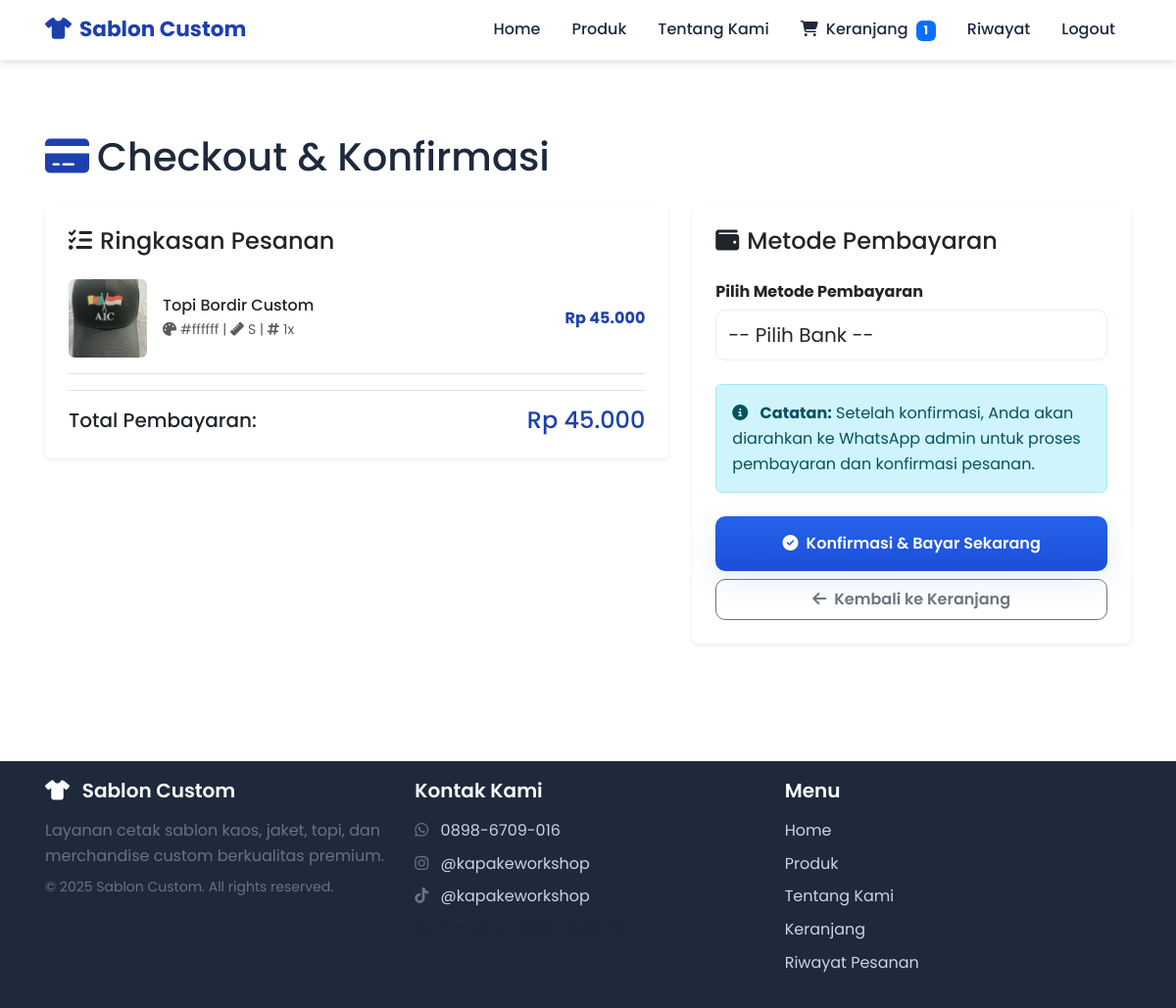
Before: /checkout.php (signed in) with the older database file.
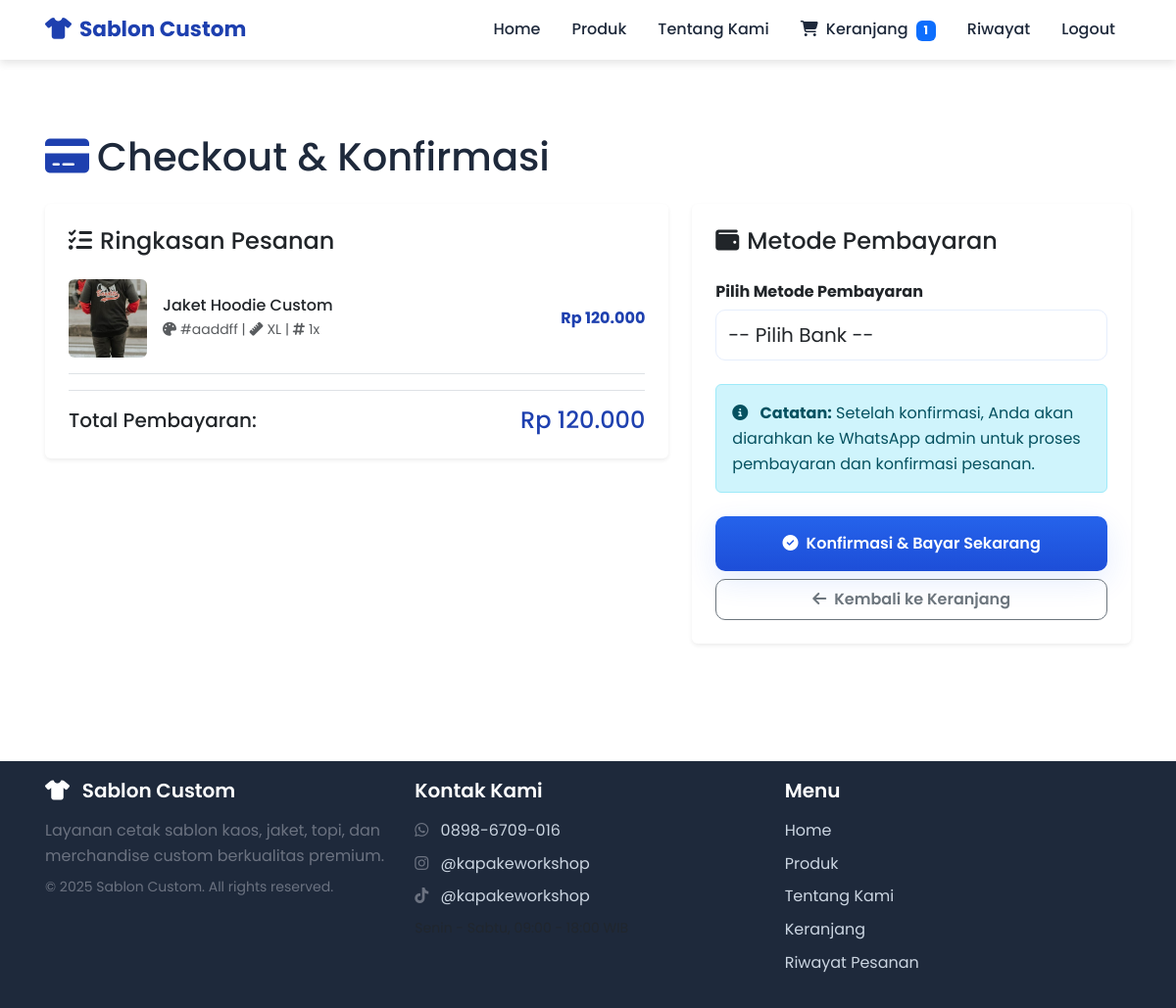
After: the same page with the newer database file.
### tables this page shows
CREATE TABLE `cart` (
  `id` int(11) NOT NULL,
  `id_user` int(11) NOT NULL,
  `id_produk` int(11) NOT NULL,
  `warna` varchar(50) DEFAULT NULL,
  `size` varchar(10) DEFAULT NULL,
  `quantity` int(11) DEFAULT 1,
  `bahan` varchar(100) DEFAULT NULL,
  `ukuran_sablon` varchar(50) DEFAULT NULL,
  `deskripsi` text DEFAULT NULL,
  `gambar` varchar(255) DEFAULT NULL,
  `created_at` timestamp NOT NULL DEFAULT current_timestamp()
);

CREATE TABLE `products` (
  `id` int(11) NOT NULL,
  `nama_produk` varchar(100) NOT NULL,
  `kategori` enum('Kaos Custom','Topi Bordir','Jaket Hoodie','Kemeja Custom') NOT NULL,
  `harga` decimal(12,2) NOT NULL,
  `deskripsi` text DEFAULT NULL,
  `foto` varchar(255) DEFAULT NULL,
  `created_at` timestamp NOT NULL DEFAULT current_timestamp()
);

### includes/functions.php (called while the page is built, shortened)
<?php
require_once __DIR__ . '/config.php';
function esc($s) {
    return htmlspecialchars($s, ENT_QUOTES, 'UTF-8');
}
function format_rupiah($number) {
    return 'Rp ' . number_format($number, 0, ',', '.');
}
function get_user_cart($user_id) {
    global $conn;
    $stmt = $conn->prepare("SELECT c.*, p.nama_produk, p.harga, p.foto FROM cart c JOIN products p ON c.id_produk = p.id WHERE c.id_user = ?");
    $stmt->bind_param('i', $user_id);
    $stmt->execute();
    $res = $stmt->get_result();
    return $res->fetch_all(MYSQLI_ASSOC);
}
function calculate_cart_total($items) {
    $total = 0;
    foreach ($items as $it) {
        $total += $it['harga'] * $it['quantity'];
    }
    return $total;
}
?>

### checkout.php (the view, shortened to what this page needs)
<?php
require_once __DIR__ . '/includes/auth.php';
require_once __DIR__ . '/includes/functions.php';
require_once __DIR__ . '/includes/header.php';
$user_id = $_SESSION['user_id'];
$items = get_user_cart($user_id);
$total = calculate_cart_total($items);
?>
<div class="container">
  <section class="section-padding">
    <h1 class="mb-4" data-aos="fade-up">
      <i class="fa-solid fa-credit-card me-2 text-primary"></i>Checkout & Konfirmasi
    </h1>
    <div class="row g-4">
      <div class="col-lg-7" data-aos="fade-right">
        <div class="card border-0 shadow-sm p-4">
          <h4 class="mb-4"><i class="fa-solid fa-list-check me-2"></i>Ringkasan Pesanan</h4>
          <?php foreach ($items as $index => $it): ?>
            <div class="d-flex align-items-center mb-3 pb-3 border-bottom" data-aos="fade-up" data-aos-delay="<?php echo 50 * $index; ?>">
              <div class="me-3">
                <?php
                  $thumb = !empty($it['foto']) ? 'assets/img/'.$it['foto'] : 'https://via.placeholder.com/80x80?text='.urlencode($it['nama_produk']);
                ?>
                <img src="<?php echo esc($thumb); ?>" alt="<?php echo esc($it['nama_produk']); ?>" class="rounded" style="width:80px;height:80px;object-fit:cover;">
              </div>
              <div class="flex-fill">
                <h6 class="mb-1"><?php echo esc($it['nama_produk']); ?></h6>
                <p class="text-muted small mb-0">
                  <i class="fa-solid fa-palette me-1"></i><?php echo esc($it['warna']); ?> |
                  <i class="fa-solid fa-ruler me-1"></i><?php echo esc($it['size']); ?> |
                  <i class="fa-solid fa-hashtag me-1"></i><?php echo (int)$it['quantity']; ?>x
                </p>
              </div>
              <div class="text-end">
                <strong class="text-primary"><?php echo format_rupiah($it['harga'] * $it['quantity']); ?></strong>
              </div>
            </div>
          <?php endforeach; ?>
          <div class="d-flex justify-content-between align-items-center pt-3 border-top">
            <h5 class="mb-0">Total Pembayaran:</h5>
            <h4 class="mb-0 text-primary"><?php echo format_rupiah($total); ?></h4>
          </div>
        </div>
      </div>
      <div class="col-lg-5" data-aos="fade-left">
        <div class="card border-0 shadow-sm p-4 sticky-top" style="top:90px;">
          <h4 class="mb-4"><i class="fa-solid fa-wallet me-2"></i>Metode Pembayaran</h4>
          <form method="post">
            <div class="mb-4">
              <label class="form-label fw-bold">Pilih Metode Pembayaran</label>
              <select name="metode" class="form-select form-select-lg" required>
                <option value="">-- Pilih Bank --</option>
              </select>
            </div>
            <div class="alert alert-info mb-4">
              <i class="fa-solid fa-circle-info me-2"></i>
              <strong>Catatan:</strong> Setelah konfirmasi, Anda akan diarahkan ke WhatsApp admin untuk proses pembayaran dan konfirmasi pesanan.
            </div>
            <button type="submit" class="btn btn-pay w-100 py-3 mb-2">
              <i class="fa-solid fa-check-circle me-2"></i>Konfirmasi & Bayar Sekarang
            </button>
            <a href="cart.php" class="btn btn-outline-secondary w-100">
              <i class="fa-solid fa-arrow-left me-2"></i>Kembali ke Keranjang
            </a>
          </form>
        </div>
      </div>
    </div>
  </section>
</div>
<?php require_once __DIR__ . '/includes/footer.php'; ?>

Changed rows visible on the page:
removed cart: id_produk.foto (picture), id_produk.nama_produk "Topi Bordir Custom", warna "#ffffff", size "S", quantity "1", format_rupiah($it['harga'] * $it['quantity']) "Rp 45.000"
added cart: id_produk.foto (picture), id_produk.nama_produk "Jaket Hoodie Custom", warna "#aaddff", size "XL", quantity "1", format_rupiah($it['harga'] * $it['quantity']) "Rp 120.000"
Other visible differences:
format_rupiah($total): "Rp 45.000" → "Rp 120.000"
